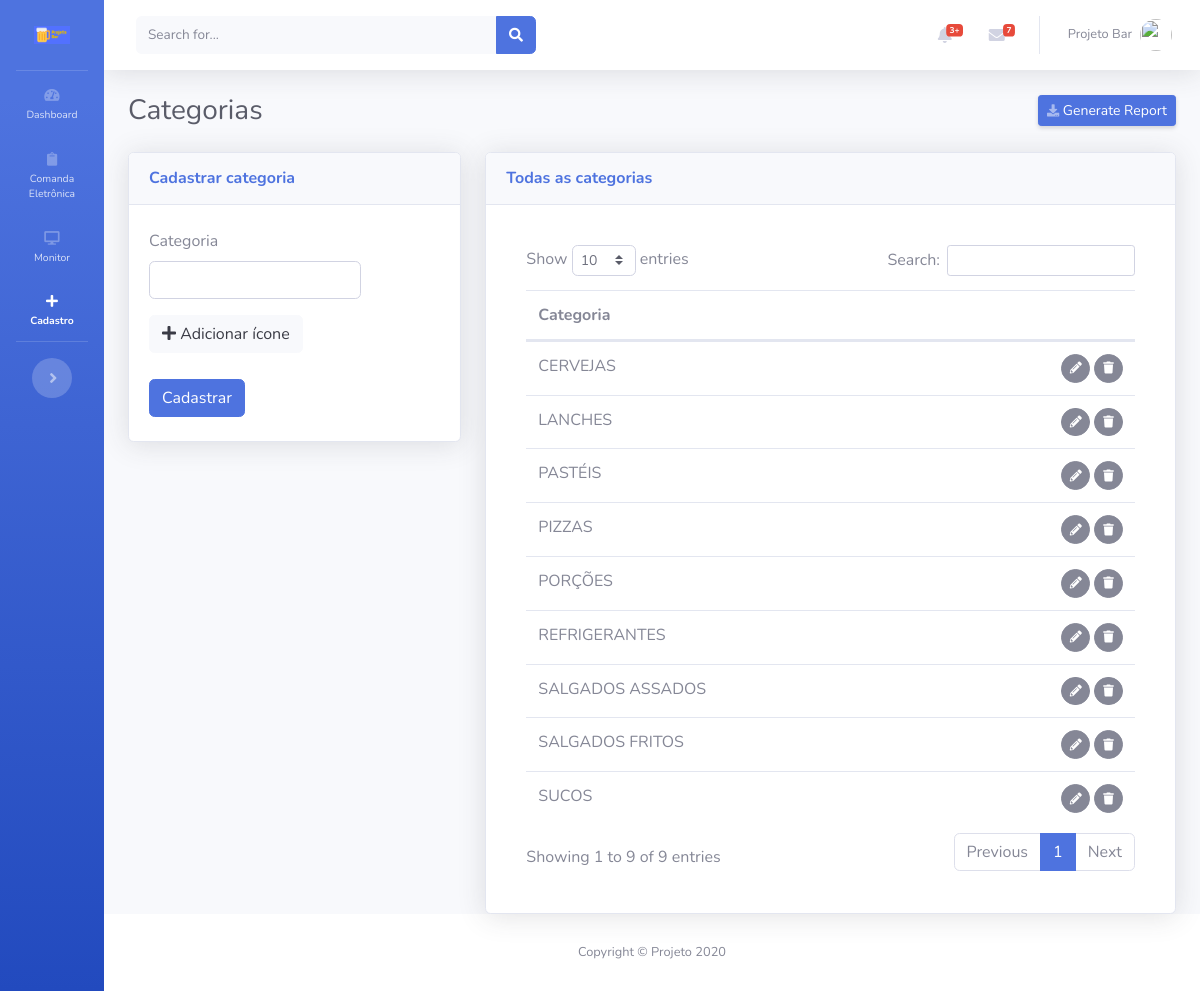
Page /views/categorias/Cadastrar.php (signed in) on the earlier database version.
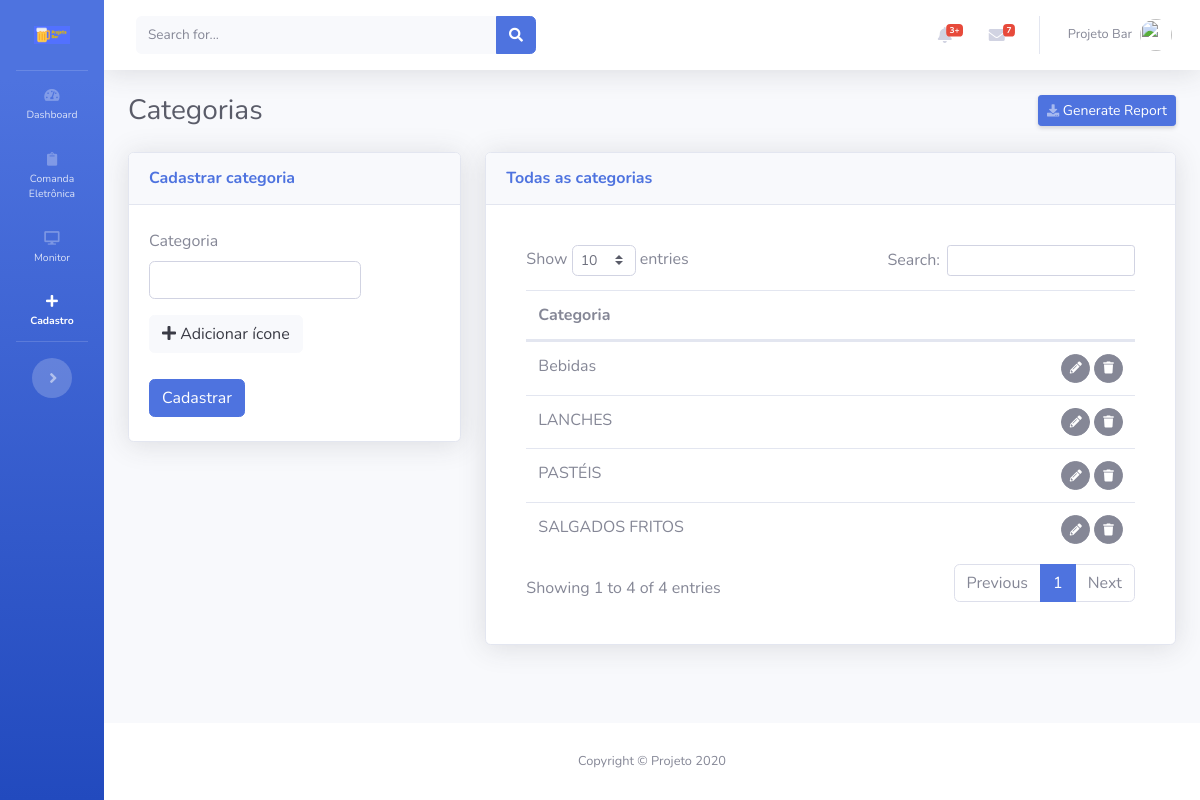
Same page on the later database version.
### tables this page shows
CREATE TABLE IF NOT EXISTS `categorias` (
  `id` int(11) NOT NULL AUTO_INCREMENT,
  `categoria` varchar(200) NOT NULL,
  `icone` varchar(255) NOT NULL,
  `usuario` int(11) NOT NULL COMMENT 'FK',
  `cadastro` datetime NOT NULL,
  `modificado` datetime NOT NULL,
  PRIMARY KEY (`id`)
);

### views/categorias/templates/FormularioExibir.php (the view, shortened to what this page needs)
<div class="card shadow mb-12">
  <div class="card-header py-3">
    <h6 class="m-0 font-weight-bold text-primary">Todas as categorias</h6>
  </div>
  <div class="card-body">
    <?php
    $sql="SELECT * FROM categorias ORDER BY categoria ASC";
    if ($result=mysqli_query($conecta,$sql))
    {
      ?>
      <div class="card-body">
        <div class="table-responsive">
          <table class="table cell-border table-hover" id="dataTable" width="100%" cellspacing="0">
            <thead>
              <tr>
                <th colspan="2">Categoria</th>
              </tr>
            </thead>
            <tfoot>
              <tbody>
                <?php
                while ($row=mysqli_fetch_assoc($result))
                {
                 ?>
                 <tr>
                  <td>
                    <?php echo $row['categoria'];?>
                  </td>
                  <td align="right">
                    <span id="acoes">
                      <button class="btn btn-secondary btn-circle btn-sm botaoEditarCategoriaTransicao" idcategoria="<?=$row['id']?>">
                        <i class="fas fa-pencil-alt"></i></button>
                        <button class="btn btn-secondary btn-circle btn-sm botaoVerificaProdutosVinculados"  idcategoria="<?=$row['id']?>"> <i class="fas fa-trash"></i>
                        </span>
                      </td>
                    </tr>
                    <?php
                  }
                  ?>
                </tbody>
              </table>
            </div>
          </div>
          <?php
        }
        ?>
      </div>
    </div>

Differences in the rows shown:
removed categorias: categoria "CERVEJAS"
removed categorias: categoria "PIZZAS"
removed categorias: categoria "PORÇÕES"
removed categorias: categoria "SALGADOS ASSADOS"
removed categorias: categoria "SUCOS"
changed categorias: categoria "REFRIGERANTES" → "Bebidas"; moves up the list
Other differences:
text written by a page script: "Show entries Search: Showing 1 to 9 of 9 entries Previous 1 Next" → "Show entries Search: Showing 1 to 4 of 4 entries Previous 1 Next"
